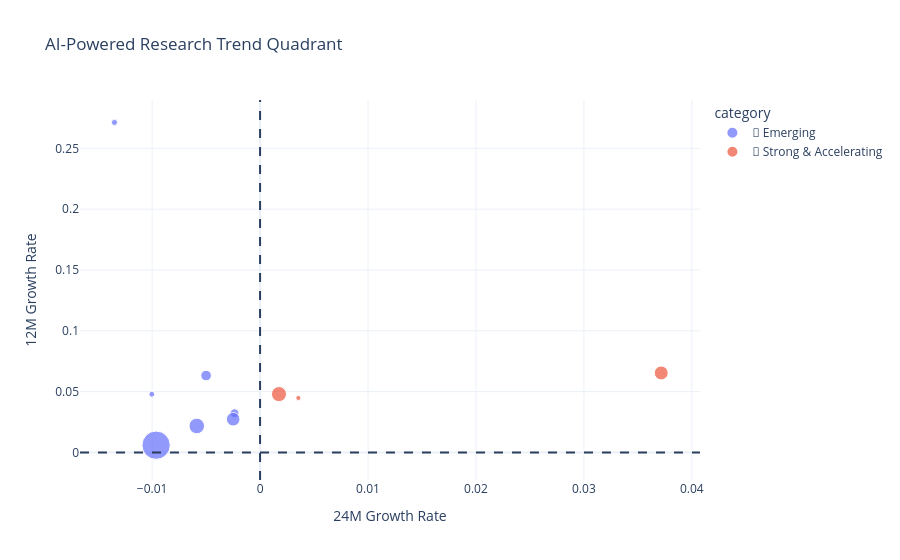

Source (notebook cell):
### Code cell
top_topics = topics_df[(topics_df["slope_12m"] > 0)].sort_values(by="acceleration", ascending=False).head(10).index
topics_df = topics_df.loc[top_topics]
    
fig = px.scatter(
    topics_df,
    x="slope_24m",
    y="slope_12m",
    color="category",
    size="Count",
    hover_name="label",
    title="AI-Powered Research Trend Quadrant",
)


fig.add_vline(x=0, line_dash="dash")
fig.add_hline(y=0, line_dash="dash")

fig.update_layout(
    xaxis_title="24M Growth Rate",
    yaxis_title="12M Growth Rate",
    template="plotly_white"
)

fig.show()

### Figure 1 — Plotly figure (JSON) as saved in the notebook; plotly's stock layout.template omitted (floating-point values rounded to 4 significant figures)
{"data": [{"hovertemplate": "<b>%{hovertext}</b><br><br>category=🌱 Emerging<br>slope_24m=%{x}<br>slope_12m=%{y}<br>Count=%{marker.size}<extra></extra>", "hovertext": ["Recipes recipe dietary", "Regret bandits algorithm", "Patents technology intellectual", "Auction bidding auctions", "Private dp differential", "Variables discovery causality", "Reinforcement rl learning"], "legendgroup": "🌱 Emerging", "marker": {"color": "#636efa", "size": [147, 434, 131, 300, 718, 943, 3125], "sizemode": "area", "sizeref": 7.812, "symbol": "circle"}, "mode": "markers", "name": "🌱 Emerging", "orientation": "v", "showlegend": true, "type": "scatter", "x": [-0.01349, -0.005001, -0.01003, -0.002365, -0.002492, -0.005863, -0.009632], "xaxis": "x", "y": [0.2713, 0.06324, 0.04786, 0.0323, 0.02732, 0.02179, 0.00598], "yaxis": "y"}, {"hovertemplate": "<b>%{hovertext}</b><br><br>category=🚀 Strong & Accelerating<br>slope_24m=%{x}<br>slope_12m=%{y}<br>Count=%{marker.size}<extra></extra>", "hovertext": ["Brain signals decoding", "Reality ar virtual", "Generation sampling models"], "legendgroup": "🚀 Strong & Accelerating", "marker": {"color": "#EF553B", "size": [889, 103, 756], "sizemode": "area", "sizeref": 7.812, "symbol": "circle"}, "mode": "markers", "name": "🚀 Strong & Accelerating", "orientation": "v", "showlegend": true, "type": "scatter", "x": [0.00175, 0.003546, 0.03716], "xaxis": "x", "y": [0.04799, 0.04481, 0.06536], "yaxis": "y"}], "layout": {"legend": {"itemsizing": "constant", "title": {"text": "category"}, "tracegroupgap": 0}, "shapes": [{"line": {"dash": "dash"}, "type": "line", "x0": 0, "x1": 0, "xref": "x", "y0": 0, "y1": 1, "yref": "y domain"}, {"line": {"dash": "dash"}, "type": "line", "x0": 0, "x1": 1, "xref": "x domain", "y0": 0, "y1": 0, "yref": "y"}], "title": {"text": "AI-Powered Research Trend Quadrant"}, "xaxis": {"anchor": "y", "domain": [0, 1], "title": {"text": "24M Growth Rate"}}, "yaxis": {"anchor": "x", "domain": [0, 1], "title": {"text": "12M Growth Rate"}}}}
